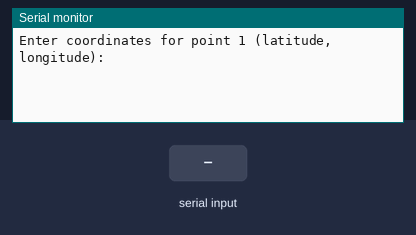
The sketch below on a simulated Arduino Uno, built with avr-gcc and run on an emulated ATmega328P. Shown: the last lines printed to the serial monitor. Inputs (shaded band) come from the test bench.

Above: at 1.2 s.
1.3 s: "90,45,200\n" received over Serial
At 2.5 s:
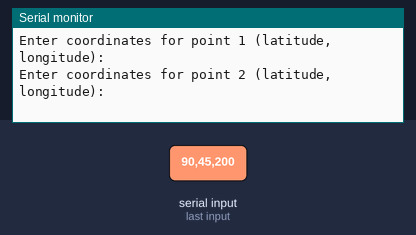
2.8 s: "30,150,10\n" received over Serial
At 4.0 s:
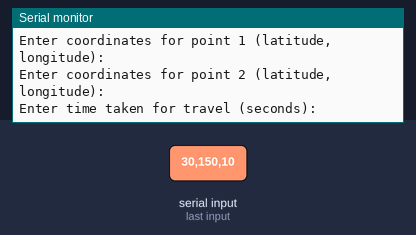
4.3 s: "90,45\n" received over Serial
At 4.37 s:
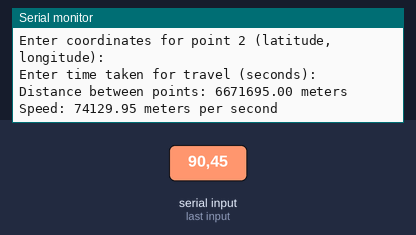

Measured:
- after the input at 1.3 s, the serial monitor: prints a new line at once (image 1)
- after the input at 2.8 s, the serial monitor: prints a new line at once (image 2)
- after the input at 4.3 s, the serial monitor: prints a new line at once (image 3)

The sketch:

gps_arduino.ino
```cpp
#include <math.h>

const float EarthRadius = 6371000;  // Radius of the Earth in meters

float toRadians(float degrees) {
    return degrees * (M_PI / 180.0);
}

float calculateDistance(float lat1, float lon1, float lat2, float lon2) {
    // Convert latitude and longitude from degrees to radians
    float lat1_rad = toRadians(lat1);
    float lon1_rad = toRadians(lon1);
    float lat2_rad = toRadians(lat2);
    float lon2_rad = toRadians(lon2);

    // Haversine formula
    float dlat = lat2_rad - lat1_rad;
    float dlon = lon2_rad - lon1_rad;

    float a = pow(sin(dlat / 2), 2) + cos(lat1_rad) * cos(lat2_rad) * pow(sin(dlon / 2), 2);
    float c = 2 * atan2(sqrt(a), sqrt(1 - a));

    float distance = EarthRadius * c;
    return distance;
}

void setup() {
    Serial.begin(9600);
}

void loop() {
    Serial.println("Enter coordinates for point 1 (latitude,longitude):");
    while (!Serial.available()) {
        // Wait for user input
    }
    String data1 = Serial.readStringUntil('\n');
    float lat1 = data1.substring(0, data1.indexOf(',')).toFloat();
    float lon1 = data1.substring(data1.indexOf(',') + 1).toFloat();

    Serial.println("Enter coordinates for point 2 (latitude,longitude):");
    while (!Serial.available()) {
        // Wait for user input
    }
    String data2 = Serial.readStringUntil('\n');
    float lat2 = data2.substring(0, data2.indexOf(',')).toFloat();
    float lon2 = data2.substring(data2.indexOf(',') + 1).toFloat();

    float distance = calculateDistance(lat1, lon1, lat2, lon2);

    // Ask for the time taken for travel in seconds
    Serial.println("Enter time taken for travel (seconds):");
    while (!Serial.available()) {
        // Wait for user input
    }
    String timeData = Serial.readStringUntil('\n');
    float travelTime = timeData.toFloat();

    // Calculate speed in meters per second
    float speed = distance / travelTime;

    Serial.print("Distance between points: ");
    Serial.print(distance);
    Serial.println(" meters");
    Serial.print("Speed: ");
    Serial.print(speed);
    Serial.println(" meters per second");
}
```
